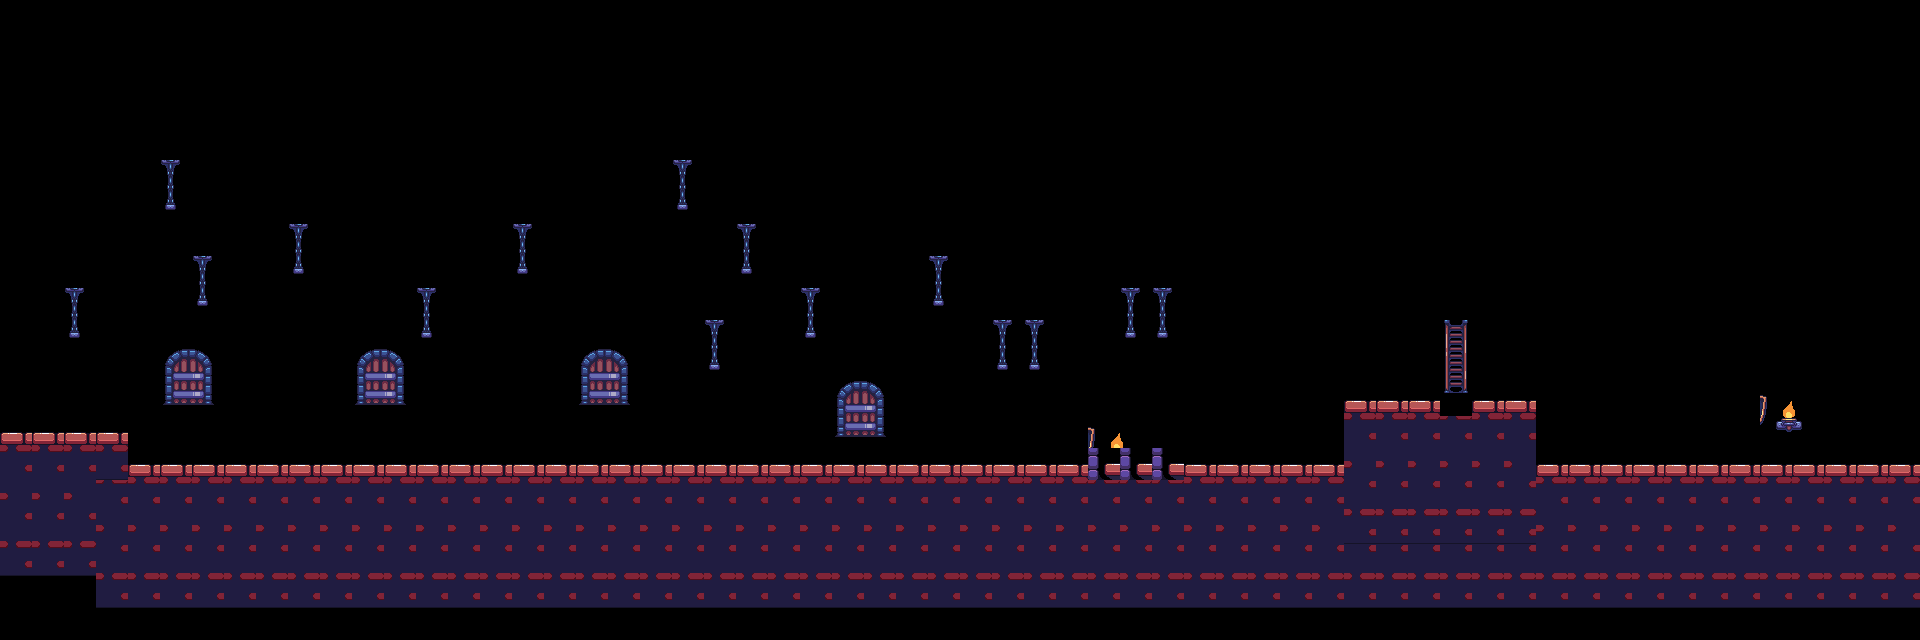

Below is a game level as drawn by its tile map, then a one-line description and the .tmx file that defines it, in full:
An orthogonal 60x20 tile map with 32x32 px tiles, 2 tile layers (T1, B2), 2 tilesets.

<map version="1.10" tiledversion="1.10.2" orientation="orthogonal" renderorder="right-down" width="60" height="20" tilewidth="32" tileheight="32" infinite="0" nextlayerid="5" nextobjectid="1">
 <tileset firstgid="1" name="Base_Terrain" tilewidth="32" tileheight="32" tilecount="800" columns="32">
  <image source="Medieval_tiles_free_2.0.png" width="1024" height="824" />
 </tileset>
 <tileset firstgid="801" name="Objects" tilewidth="32" tileheight="32" tilecount="96" columns="16">
  <image source="Medieval_props_free.png" width="512" height="200" />
 </tileset>
 <layer id="2" name="T1" width="60" height="20">
  <data encoding="csv">
0,0,0,0,0,0,0,0,0,0,0,0,0,0,0,0,0,0,0,0,0,0,0,0,0,0,0,0,0,0,0,0,0,0,0,0,0,0,0,0,0,0,0,0,0,0,0,0,0,0,0,0,0,0,0,0,0,0,0,0,
0,0,0,0,0,0,0,0,0,0,0,0,0,0,0,0,0,0,0,0,0,0,0,0,0,0,0,0,0,0,0,0,0,0,0,0,0,0,0,0,0,0,0,0,0,0,0,0,0,0,0,0,0,0,0,0,0,0,0,0,
0,0,0,0,0,0,0,0,0,0,0,0,0,0,0,0,0,0,0,0,0,0,0,0,0,0,0,0,0,0,0,0,0,0,0,0,0,0,0,0,0,0,0,0,0,0,0,0,0,0,0,0,0,0,0,0,0,0,0,0,
0,0,0,0,0,0,0,0,0,0,0,0,0,0,0,0,0,0,0,0,0,0,0,0,0,0,0,0,0,0,0,0,0,0,0,0,0,0,0,0,0,0,0,0,0,0,0,0,0,0,0,0,0,0,0,0,0,0,0,0,
0,0,0,0,0,0,0,0,0,0,0,0,0,0,0,0,0,0,0,0,0,0,0,0,0,0,0,0,0,0,0,0,0,0,0,0,0,0,0,0,0,0,0,0,0,0,0,0,0,0,0,0,0,0,0,0,0,0,0,0,
0,0,0,0,0,0,0,0,0,0,0,0,0,0,0,0,0,0,0,0,0,0,0,0,0,0,0,0,0,0,0,0,0,0,0,0,0,0,0,0,0,0,0,0,0,0,0,0,0,0,0,0,0,0,0,0,0,0,0,0,
0,0,0,0,0,0,0,0,0,0,0,0,0,0,0,0,0,0,0,0,0,0,0,0,0,0,0,0,0,0,0,0,0,0,0,0,0,0,0,0,0,0,0,0,0,0,0,0,0,0,0,0,0,0,0,0,0,0,0,0,
0,0,0,0,0,0,0,0,0,0,0,0,0,0,0,0,0,0,0,0,0,0,0,0,0,0,0,0,0,0,0,0,0,0,0,0,0,0,0,0,0,0,0,0,0,0,0,0,0,0,0,0,0,0,0,0,0,0,0,0,
0,0,0,0,0,0,0,0,0,0,0,0,0,0,0,0,0,0,0,0,0,0,0,0,0,0,0,0,0,0,0,0,0,0,0,0,0,0,0,0,0,0,0,0,0,0,0,0,0,0,0,0,0,0,0,0,0,0,0,0,
0,0,0,0,0,0,0,0,0,0,0,0,0,0,0,0,0,0,0,0,0,0,0,0,0,0,0,0,0,0,0,0,0,0,0,0,0,0,0,0,0,0,0,0,0,0,0,0,0,0,0,0,0,0,0,0,0,0,0,0,
0,0,0,0,0,0,0,0,0,0,0,0,0,0,0,0,0,0,0,0,0,0,0,0,0,0,0,0,0,0,0,0,0,0,0,0,0,0,0,0,0,0,0,0,0,0,0,0,0,0,0,0,0,0,0,0,0,0,0,0,
0,0,0,0,0,0,0,0,0,0,0,0,0,0,0,0,0,0,0,0,0,0,0,0,0,0,0,0,0,0,0,0,0,0,0,0,0,0,0,0,0,0,0,0,0,0,0,0,0,0,0,0,0,0,0,0,0,0,0,0,
0,0,0,0,0,0,0,0,0,0,0,0,0,0,0,0,0,0,0,0,0,0,0,0,0,0,0,0,0,0,0,0,0,0,0,0,0,0,0,0,0,0,0,0,0,0,0,0,0,0,0,0,0,0,0,0,0,0,0,0,
0,0,0,0,0,0,0,0,0,0,0,0,0,0,0,0,0,0,0,0,0,0,0,0,0,0,0,0,0,0,0,0,0,0,0,0,0,0,0,0,0,0,0,0,0,0,0,0,0,0,0,0,0,0,0,0,0,0,0,0,
0,0,0,0,0,0,0,0,0,0,0,0,0,0,0,0,0,0,0,0,0,0,0,0,0,0,0,0,0,0,0,0,0,0,0,0,0,0,0,0,0,0,0,0,0,0,0,0,0,0,0,0,0,0,0,0,0,0,0,0,
0,0,0,0,0,0,0,0,0,0,0,0,0,0,0,0,0,0,0,0,0,0,0,0,0,0,0,0,0,0,0,0,0,0,0,0,0,0,0,0,0,0,0,0,0,0,0,0,0,0,0,0,0,0,0,0,0,0,0,0,
0,0,0,0,0,0,0,0,0,0,0,0,0,0,0,0,0,0,0,0,0,0,0,0,0,0,0,0,0,0,0,0,0,0,0,0,0,0,0,0,0,0,0,0,0,0,0,0,0,0,0,0,0,0,0,0,0,0,0,0,
0,0,0,0,0,0,0,0,0,0,0,0,0,0,0,0,0,0,0,0,0,0,0,0,0,0,0,0,0,0,0,0,0,0,0,0,0,0,0,0,0,0,0,0,0,0,0,0,0,0,0,0,0,0,0,0,0,0,0,0,
0,0,0,0,0,0,0,0,0,0,0,0,0,0,0,0,0,0,0,0,0,0,0,0,0,0,0,0,0,0,0,0,0,0,0,0,0,0,0,0,0,0,0,0,0,0,0,0,0,0,0,0,0,0,0,0,0,0,0,0,
0,0,0,0,0,0,0,0,0,0,0,0,0,0,0,0,0,0,0,0,0,0,0,0,0,0,0,0,0,0,0,0,0,0,0,0,0,0,0,0,0,0,0,0,0,0,0,0,0,0,0,0,0,0,0,0,0,0,0,0
</data>
 </layer>
 <layer id="4" name="B2" width="60" height="20">
  <data encoding="csv">
0,0,0,0,0,0,0,0,0,0,0,0,0,0,0,0,0,0,0,0,0,0,0,0,0,0,0,0,0,0,0,0,0,0,0,0,0,0,0,0,0,0,0,0,0,0,0,0,0,0,0,0,0,0,0,0,0,0,0,0,
0,0,0,0,0,0,0,0,0,0,0,0,0,0,0,0,0,0,0,0,0,0,0,0,0,0,0,0,0,0,0,0,0,0,0,0,0,0,0,0,0,0,0,0,0,0,0,0,0,0,0,0,0,0,0,0,0,0,0,0,
0,0,0,0,0,0,0,0,0,0,0,0,0,0,0,0,0,0,0,0,0,0,0,0,0,0,0,0,0,0,0,0,0,0,0,0,0,0,0,0,0,0,0,0,0,0,0,0,0,0,0,0,0,0,0,0,0,0,0,0,
0,0,0,0,0,0,0,0,0,0,0,0,0,0,0,0,0,0,0,0,0,0,0,0,0,0,0,0,0,0,0,0,0,0,0,0,0,0,0,0,0,0,0,0,0,0,0,0,0,0,0,0,0,0,0,0,0,0,0,0,
0,0,0,0,0,0,0,0,0,0,0,0,0,0,0,0,0,0,0,0,0,0,0,0,0,0,0,0,0,0,0,0,0,0,0,0,0,0,0,0,0,0,0,0,0,0,0,0,0,0,0,0,0,0,0,0,0,0,0,0,
0,0,0,0,0,854,0,0,0,0,0,0,0,0,0,0,0,0,0,0,0,854,0,0,0,0,0,0,0,0,0,0,0,0,0,0,0,0,0,0,0,0,0,0,0,0,0,0,0,0,0,0,0,0,0,0,0,0,0,0,
0,0,0,0,0,870,0,0,0,0,0,0,0,0,0,0,0,0,0,0,0,870,0,0,0,0,0,0,0,0,0,0,0,0,0,0,0,0,0,0,0,0,0,0,0,0,0,0,0,0,0,0,0,0,0,0,0,0,0,0,
0,0,0,0,0,0,0,0,0,854,0,0,0,0,0,0,854,0,0,0,0,0,0,854,0,0,0,0,0,0,0,0,0,0,0,0,0,0,0,0,0,0,0,0,0,0,0,0,0,0,0,0,0,0,0,0,0,0,0,0,
0,0,0,0,0,0,854,0,0,870,0,0,0,0,0,0,870,0,0,0,0,0,0,870,0,0,0,0,0,854,0,0,0,0,0,0,0,0,0,0,0,0,0,0,0,0,0,0,0,0,0,0,0,0,0,0,0,0,0,0,
0,0,854,0,0,0,870,0,0,0,0,0,0,854,0,0,0,0,0,0,0,0,0,0,0,854,0,0,0,870,0,0,0,0,0,854,854,0,0,0,0,0,0,0,0,0,0,0,0,0,0,0,0,0,0,0,0,0,0,0,
0,0,870,0,0,803,804,0,0,0,0,803,804,870,0,0,0,0,803,804,0,0,854,0,0,870,0,0,0,0,0,854,854,0,0,870,870,0,0,0,0,0,0,0,0,855,0,0,0,0,0,0,0,0,0,0,0,0,0,0,
0,0,0,0,0,819,820,0,0,0,0,819,820,0,0,0,0,0,819,820,0,0,870,0,0,0,803,804,0,0,0,870,870,0,0,0,0,0,0,0,0,0,0,0,0,871,0,0,0,0,0,0,0,0,0,0,0,0,0,0,
0,0,0,0,0,835,836,0,0,0,0,835,836,0,0,0,0,0,835,836,0,0,0,0,0,0,819,820,0,0,0,0,0,0,0,0,0,0,0,0,0,0,387,387,387,887,387,387,0,0,0,0,0,0,0,862,863,0,0,0,
387,387,387,387,0,0,0,0,0,0,0,0,0,0,0,0,0,0,0,0,0,0,0,0,0,0,835,836,0,0,0,0,0,0,862,863,0,0,0,0,0,0,419,419,419,419,419,419,0,0,0,0,0,0,0,878,879,0,0,0,
419,419,419,515,387,387,387,387,387,387,387,387,387,387,387,387,387,387,387,387,387,387,387,387,387,387,387,387,387,387,387,387,387,387,522,522,522,387,387,387,387,387,451,451,451,451,451,451,387,387,387,387,387,387,387,387,387,387,387,387,
451,451,451,419,419,419,419,419,419,419,419,419,419,419,419,419,419,419,419,419,419,419,419,419,419,419,419,419,419,419,419,419,419,419,419,419,419,419,419,419,419,419,483,483,483,483,483,483,419,419,419,419,419,419,419,419,419,419,419,419,
483,483,483,451,451,451,451,451,451,451,451,451,451,451,451,451,451,451,451,451,451,451,451,451,451,451,451,451,451,451,451,451,451,451,451,451,451,451,451,451,451,451,515,515,515,515,515,515,451,451,451,451,451,451,451,451,451,451,451,451,
515,515,515,483,483,483,483,483,483,483,483,483,483,483,483,483,483,483,483,483,483,483,483,483,483,483,483,483,483,483,483,483,483,483,483,483,483,483,483,483,483,483,483,483,483,483,483,483,483,483,483,483,483,483,483,483,483,483,483,483,
0,0,0,515,515,515,515,515,515,515,515,515,515,515,515,515,515,515,515,515,515,515,515,515,515,515,515,515,515,515,515,515,515,515,515,515,515,515,515,515,515,515,515,515,515,515,515,515,515,515,515,515,515,515,515,515,515,515,515,515,
0,0,0,0,0,0,0,0,0,0,0,0,0,0,0,0,0,0,0,0,0,0,0,0,0,0,0,0,0,0,0,0,0,0,0,0,0,0,0,0,0,0,0,0,0,0,0,0,0,0,0,0,0,0,0,0,0,0,0,0
</data>
 </layer>
</map>
